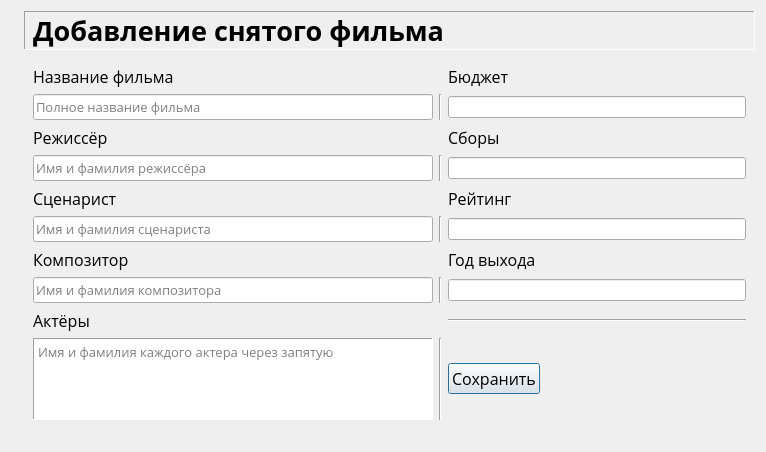
<?xml version="1.0" encoding="UTF-8"?>
<ui version="4.0">
 <class>Form</class>
 <widget class="QWidget" name="Form">
  <property name="geometry">
   <rect>
    <x>0</x>
    <y>0</y>
    <width>766</width>
    <height>452</height>
   </rect>
  </property>
  <property name="sizePolicy">
   <sizepolicy hsizetype="Preferred" vsizetype="Preferred">
    <horstretch>0</horstretch>
    <verstretch>0</verstretch>
   </sizepolicy>
  </property>
  <property name="minimumSize">
   <size>
    <width>0</width>
    <height>0</height>
   </size>
  </property>
  <property name="windowTitle">
   <string>Form</string>
  </property>
  <layout class="QFormLayout" name="formLayout">
   <item row="0" column="0">
    <widget class="QLabel" name="logo">
     <property name="text">
      <string/>
     </property>
     <property name="pixmap">
      <pixmap>images/logo3.png</pixmap>
     </property>
     <property name="scaledContents">
      <bool>false</bool>
     </property>
    </widget>
   </item>
   <item row="0" column="1">
    <widget class="QLabel" name="label_12">
     <property name="font">
      <font>
       <family>Proxima Nova</family>
       <pointsize>20</pointsize>
       <weight>75</weight>
       <bold>true</bold>
      </font>
     </property>
     <property name="frameShape">
      <enum>QFrame::Panel</enum>
     </property>
     <property name="frameShadow">
      <enum>QFrame::Sunken</enum>
     </property>
     <property name="text">
      <string>Добавление снятого фильма</string>
     </property>
    </widget>
   </item>
   <item row="1" column="1">
    <widget class="QWidget" name="widget" native="true">
     <property name="sizePolicy">
      <sizepolicy hsizetype="Preferred" vsizetype="Preferred">
       <horstretch>0</horstretch>
       <verstretch>0</verstretch>
      </sizepolicy>
     </property>
     <layout class="QGridLayout" name="gridLayout_2">
      <item row="2" column="1">
       <widget class="Line" name="line">
        <property name="orientation">
         <enum>Qt::Vertical</enum>
        </property>
       </widget>
      </item>
      <item row="6" column="0">
       <widget class="QLineEdit" name="lineEdit_2">
        <property name="sizePolicy">
         <sizepolicy hsizetype="Preferred" vsizetype="Fixed">
          <horstretch>0</horstretch>
          <verstretch>0</verstretch>
         </sizepolicy>
        </property>
        <property name="minimumSize">
         <size>
          <width>400</width>
          <height>0</height>
         </size>
        </property>
        <property name="font">
         <font>
          <family>Open Sans</family>
          <pointsize>10</pointsize>
         </font>
        </property>
        <property name="placeholderText">
         <string>Имя и фамилия сценариста</string>
        </property>
       </widget>
      </item>
      <item row="4" column="2">
       <widget class="QLineEdit" name="lineEdit_6"/>
      </item>
      <item row="9" column="0">
       <widget class="QLabel" name="label_7">
        <property name="font">
         <font>
          <family>Open Sans</family>
          <pointsize>12</pointsize>
         </font>
        </property>
        <property name="text">
         <string>Актёры</string>
        </property>
       </widget>
      </item>
      <item row="0" column="2">
       <widget class="QLabel" name="label_8">
        <property name="font">
         <font>
          <family>Open Sans</family>
          <pointsize>12</pointsize>
         </font>
        </property>
        <property name="text">
         <string>Бюджет</string>
        </property>
       </widget>
      </item>
      <item row="8" column="0">
       <widget class="QLineEdit" name="lineEdit">
        <property name="sizePolicy">
         <sizepolicy hsizetype="Preferred" vsizetype="Fixed">
          <horstretch>0</horstretch>
          <verstretch>0</verstretch>
         </sizepolicy>
        </property>
        <property name="minimumSize">
         <size>
          <width>400</width>
          <height>0</height>
         </size>
        </property>
        <property name="font">
         <font>
          <family>Open Sans</family>
          <pointsize>10</pointsize>
         </font>
        </property>
        <property name="placeholderText">
         <string>Имя и фамилия композитора</string>
        </property>
       </widget>
      </item>
      <item row="2" column="2">
       <widget class="QLineEdit" name="lineEdit_5"/>
      </item>
      <item row="0" column="0">
       <widget class="QLabel" name="label_2">
        <property name="sizePolicy">
         <sizepolicy hsizetype="Fixed" vsizetype="Fixed">
          <horstretch>0</horstretch>
          <verstretch>0</verstretch>
         </sizepolicy>
        </property>
        <property name="font">
         <font>
          <family>Open Sans</family>
          <pointsize>12</pointsize>
          <weight>50</weight>
          <bold>false</bold>
         </font>
        </property>
        <property name="autoFillBackground">
         <bool>false</bool>
        </property>
        <property name="inputMethodHints">
         <set>Qt::ImhNone</set>
        </property>
        <property name="text">
         <string>Название фильма</string>
        </property>
        <property name="textFormat">
         <enum>Qt::PlainText</enum>
        </property>
        <property name="scaledContents">
         <bool>false</bool>
        </property>
        <property name="wordWrap">
         <bool>false</bool>
        </property>
       </widget>
      </item>
      <item row="8" column="1">
       <widget class="Line" name="line_4">
        <property name="orientation">
         <enum>Qt::Vertical</enum>
        </property>
       </widget>
      </item>
      <item row="4" column="0">
       <widget class="QLineEdit" name="lineEdit_3">
        <property name="sizePolicy">
         <sizepolicy hsizetype="Preferred" vsizetype="Fixed">
          <horstretch>0</horstretch>
          <verstretch>0</verstretch>
         </sizepolicy>
        </property>
        <property name="minimumSize">
         <size>
          <width>400</width>
          <height>0</height>
         </size>
        </property>
        <property name="font">
         <font>
          <family>Open Sans</family>
          <pointsize>10</pointsize>
         </font>
        </property>
        <property name="placeholderText">
         <string>Имя и фамилия режиссёра</string>
        </property>
       </widget>
      </item>
      <item row="10" column="0">
       <widget class="QTextEdit" name="textEdit">
        <property name="font">
         <font>
          <family>Open Sans</family>
          <pointsize>10</pointsize>
         </font>
        </property>
        <property name="frameShape">
         <enum>QFrame::Panel</enum>
        </property>
        <property name="sizeAdjustPolicy">
         <enum>QAbstractScrollArea::AdjustToContents</enum>
        </property>
        <property name="placeholderText">
         <string>Имя и фамилия каждого актера через запятую</string>
        </property>
       </widget>
      </item>
      <item row="5" column="2">
       <widget class="QLabel" name="label_10">
        <property name="font">
         <font>
          <family>Open Sans</family>
          <pointsize>12</pointsize>
         </font>
        </property>
        <property name="text">
         <string>Рейтинг</string>
        </property>
       </widget>
      </item>
      <item row="8" column="2">
       <widget class="QLineEdit" name="lineEdit_8"/>
      </item>
      <item row="7" column="0">
       <widget class="QLabel" name="label_6">
        <property name="font">
         <font>
          <family>Open Sans</family>
          <pointsize>12</pointsize>
         </font>
        </property>
        <property name="text">
         <string>Композитор</string>
        </property>
       </widget>
      </item>
      <item row="7" column="2">
       <widget class="QLabel" name="label_11">
        <property name="font">
         <font>
          <family>Open Sans</family>
          <pointsize>12</pointsize>
         </font>
        </property>
        <property name="text">
         <string>Год выхода</string>
        </property>
       </widget>
      </item>
      <item row="3" column="0">
       <widget class="QLabel" name="label_4">
        <property name="sizePolicy">
         <sizepolicy hsizetype="Fixed" vsizetype="Fixed">
          <horstretch>0</horstretch>
          <verstretch>0</verstretch>
         </sizepolicy>
        </property>
        <property name="font">
         <font>
          <family>Open Sans</family>
          <pointsize>12</pointsize>
         </font>
        </property>
        <property name="text">
         <string>Режиссёр</string>
        </property>
       </widget>
      </item>
      <item row="6" column="1">
       <widget class="Line" name="line_3">
        <property name="orientation">
         <enum>Qt::Vertical</enum>
        </property>
       </widget>
      </item>
      <item row="5" column="0">
       <widget class="QLabel" name="label_5">
        <property name="font">
         <font>
          <family>Open Sans</family>
          <pointsize>12</pointsize>
         </font>
        </property>
        <property name="text">
         <string>Сценарист</string>
        </property>
       </widget>
      </item>
      <item row="4" column="1">
       <widget class="Line" name="line_2">
        <property name="orientation">
         <enum>Qt::Vertical</enum>
        </property>
       </widget>
      </item>
      <item row="3" column="2">
       <widget class="QLabel" name="label_9">
        <property name="font">
         <font>
          <family>Open Sans</family>
          <pointsize>12</pointsize>
         </font>
        </property>
        <property name="text">
         <string>Сборы</string>
        </property>
       </widget>
      </item>
      <item row="2" column="0">
       <widget class="QLineEdit" name="lineEdit_4">
        <property name="sizePolicy">
         <sizepolicy hsizetype="Preferred" vsizetype="Fixed">
          <horstretch>0</horstretch>
          <verstretch>0</verstretch>
         </sizepolicy>
        </property>
        <property name="minimumSize">
         <size>
          <width>400</width>
          <height>0</height>
         </size>
        </property>
        <property name="font">
         <font>
          <family>Open Sans</family>
          <pointsize>10</pointsize>
         </font>
        </property>
        <property name="text">
         <string/>
        </property>
        <property name="placeholderText">
         <string>Полное название фильма</string>
        </property>
       </widget>
      </item>
      <item row="6" column="2">
       <widget class="QLineEdit" name="lineEdit_7"/>
      </item>
      <item row="10" column="2">
       <widget class="QPushButton" name="pushButton">
        <property name="sizePolicy">
         <sizepolicy hsizetype="Fixed" vsizetype="Fixed">
          <horstretch>0</horstretch>
          <verstretch>0</verstretch>
         </sizepolicy>
        </property>
        <property name="font">
         <font>
          <family>Open Sans</family>
          <pointsize>12</pointsize>
         </font>
        </property>
        <property name="text">
         <string>Сохранить</string>
        </property>
        <property name="default">
         <bool>true</bool>
        </property>
        <property name="flat">
         <bool>false</bool>
        </property>
       </widget>
      </item>
      <item row="10" column="1">
       <widget class="Line" name="line_5">
        <property name="orientation">
         <enum>Qt::Vertical</enum>
        </property>
       </widget>
      </item>
      <item row="9" column="2">
       <widget class="Line" name="line_6">
        <property name="orientation">
         <enum>Qt::Horizontal</enum>
        </property>
       </widget>
      </item>
     </layout>
    </widget>
   </item>
   <item row="2" column="1">
    <widget class="Line" name="line_8">
     <property name="orientation">
      <enum>Qt::Vertical</enum>
     </property>
    </widget>
   </item>
   <item row="3" column="1">
    <widget class="Line" name="line_7">
     <property name="orientation">
      <enum>Qt::Vertical</enum>
     </property>
    </widget>
   </item>
  </layout>
 </widget>
 <resources/>
 <connections/>
</ui>
